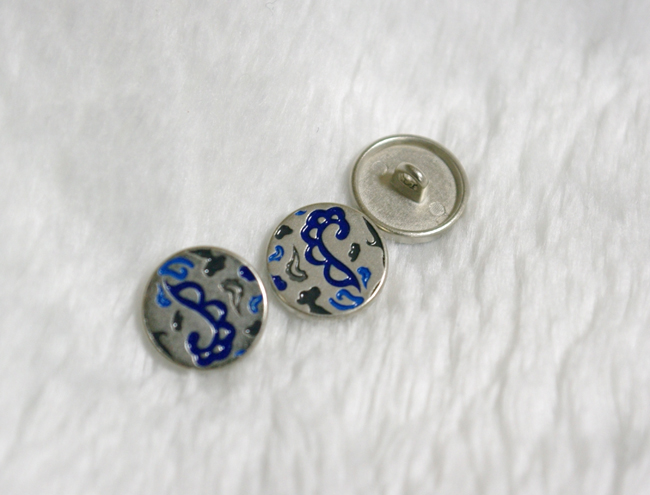
#> input picture images/buttons.jpg, 650 x 495 px
$ python imp_11_7_HoughCircle.py
#> lines starting #> are read from the running program, lines starting #| are printed output that depends on the picture; after the words box and inside, x2 and y2 are one past the last pixel; in counts of white or black regions, pixels touching at a corner belong together
# 허프변환으로 원 찾기
import sys
import cv2
import numpy as np

# Loads an image
src = cv2.imread('images/buttons.jpg', cv2.IMREAD_COLOR)
#> src is the input picture: shape (495, 650, 3); mean B, G, R 202, 203.6, 203.5
# Check if image is loaded fine
if src is None:
    print ('Error opening image!')
    sys.exit()

gray = cv2.cvtColor(src, cv2.COLOR_BGR2GRAY)
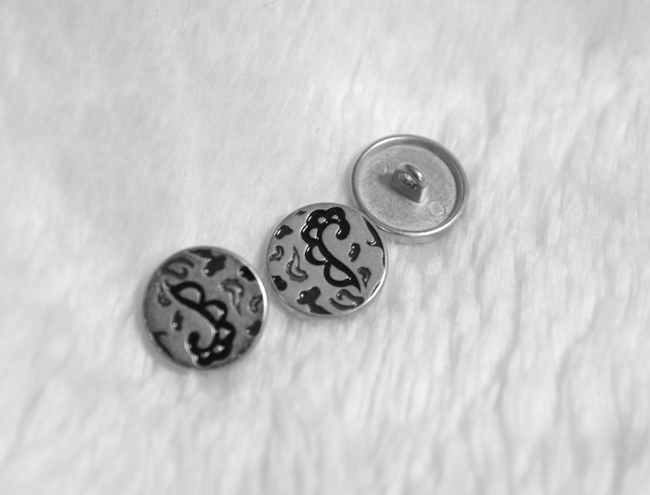
#> gray: shape (495, 650); min 11, max 255, mean 203.4
gray = cv2.medianBlur(gray, 5)
#> slider 'minRadius' is set to 20
#> slider 'maxRadius' is set to 150
#> slider 'threshold' is set to 33

# 트랙바 함수 정의
def on_trackbar(pos):
    # 트랙바 초기값 정보 받아오기
#> called with pos = 40
    rmin = cv2.getTrackbarPos('minRadius', 'img')
    rmax = cv2.getTrackbarPos('maxRadius', 'img')
    th = cv2.getTrackbarPos('threshold', 'img')

    # 받아온 정보를 cv2.HoughCircles에 입력
    circles = cv2.HoughCircles(gray, cv2.HOUGH_GRADIENT, 1, 50, \
                               param1=120, param2=th, minRadius=rmin, maxRadius=rmax)
#> circles = [[201.5, 308.5, 61.5], [324.5, 261.5, 59.2], [407.5, 197.5, 62.5]]
    # [6 lines of commented-out code are left out]

    dst = src.copy() # 복사한 입력영상 위에 원 그리기
    if circles is not None:
        for i in range(circles.shape[1]): # 검출된 원 갯수만큼 반복
            cx, cy, radius = circles[0][i] # i번째 원에 데이터 저장
            cv2.circle(dst, (cx, cy), int(radius), (0, 0, 255), 2, cv2.LINE_AA) # 저장된 데이터를 이용해 원 그리기
#> this loop made 3 passes
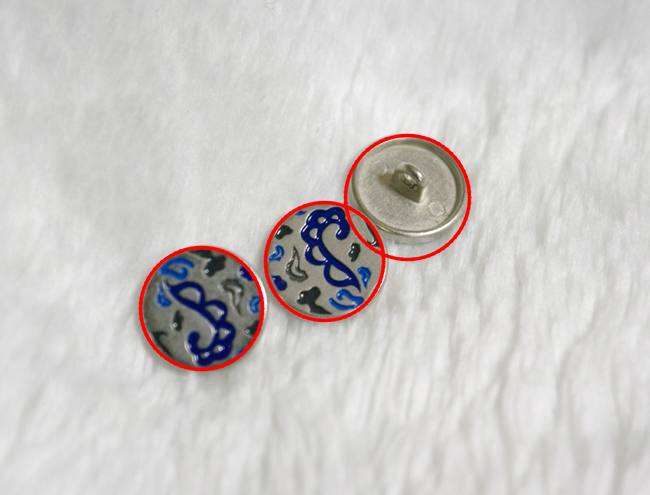
#> dst: shape (495, 650, 3); 1.73% of pixels changed, all inside (x1, y1, x2, y2) = (138, 133, 472, 372)

    cv2.imshow('img', dst)
    #cv2.imwrite('HoughCircle.jpg', dst)

# 트랙바 생성
cv2.imshow('img', src)

# 트랙바 범위
cv2.createTrackbar('minRadius', 'img', 0, 100, on_trackbar)
cv2.createTrackbar('maxRadius', 'img', 0, 150, on_trackbar)
cv2.createTrackbar('threshold', 'img', 0, 100, on_trackbar)

# 트랙바 초깃값
cv2.setTrackbarPos('minRadius', 'img', 10) # 초기값 10
cv2.setTrackbarPos('maxRadius', 'img', 80)
cv2.setTrackbarPos('threshold', 'img', 40)

cv2.waitKey()

cv2.destroyAllWindows()
